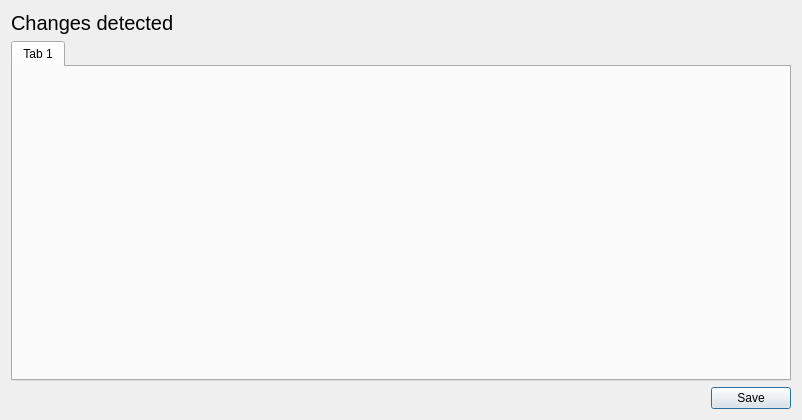
<?xml version="1.0" encoding="UTF-8"?>
<ui version="4.0">
 <class>ConflictWindow</class>
 <widget class="QMainWindow" name="ConflictWindow">
  <property name="geometry">
   <rect>
    <x>0</x>
    <y>0</y>
    <width>802</width>
    <height>420</height>
   </rect>
  </property>
  <property name="sizePolicy">
   <sizepolicy hsizetype="Expanding" vsizetype="Expanding">
    <horstretch>0</horstretch>
    <verstretch>0</verstretch>
   </sizepolicy>
  </property>
  <property name="minimumSize">
   <size>
    <width>0</width>
    <height>0</height>
   </size>
  </property>
  <property name="maximumSize">
   <size>
    <width>16777215</width>
    <height>16777215</height>
   </size>
  </property>
  <property name="windowTitle">
   <string>Changes Detected</string>
  </property>
  <widget class="QWidget" name="centralWidget">
   <property name="sizePolicy">
    <sizepolicy hsizetype="Expanding" vsizetype="Expanding">
     <horstretch>0</horstretch>
     <verstretch>0</verstretch>
    </sizepolicy>
   </property>
   <layout class="QVBoxLayout" name="verticalLayout">
    <item>
     <widget class="QLabel" name="label">
      <property name="font">
       <font>
        <pointsize>15</pointsize>
       </font>
      </property>
      <property name="text">
       <string>Changes detected</string>
      </property>
      <property name="scaledContents">
       <bool>false</bool>
      </property>
     </widget>
    </item>
    <item>
     <widget class="QTabWidget" name="tabWidget">
      <property name="currentIndex">
       <number>0</number>
      </property>
      <widget class="QWidget" name="tab">
       <attribute name="title">
        <string>Tab 1</string>
       </attribute>
      </widget>
     </widget>
    </item>
    <item>
     <widget class="QDialogButtonBox" name="buttonBox">
      <property name="standardButtons">
       <set>QDialogButtonBox::Save</set>
      </property>
      <property name="centerButtons">
       <bool>false</bool>
      </property>
     </widget>
    </item>
   </layout>
  </widget>
 </widget>
 <layoutdefault spacing="6" margin="11"/>
 <resources/>
 <connections/>
</ui>
